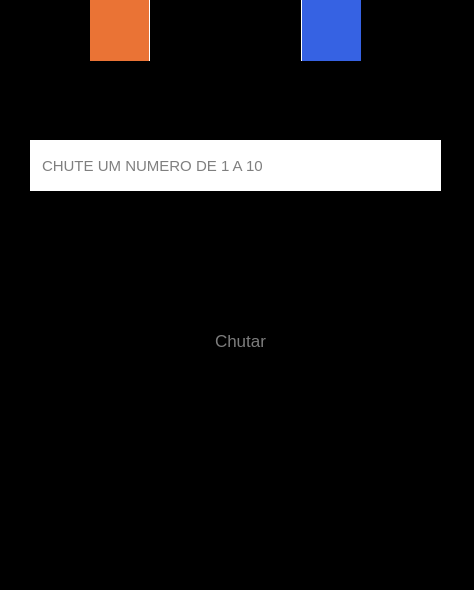
<?xml version="1.0" encoding="UTF-8"?>
<ui version="4.0">
 <class>MainWindow</class>
 <widget class="QMainWindow" name="MainWindow">
  <property name="geometry">
   <rect>
    <x>0</x>
    <y>0</y>
    <width>474</width>
    <height>590</height>
   </rect>
  </property>
  <property name="windowTitle">
   <string>MainWindow</string>
  </property>
  <property name="styleSheet">
   <string notr="true">background-color: black;</string>
  </property>
  <widget class="QWidget" name="centralwidget">
   <widget class="QLineEdit" name="lineEdit">
    <property name="geometry">
     <rect>
      <x>30</x>
      <y>140</y>
      <width>411</width>
      <height>51</height>
     </rect>
    </property>
    <property name="styleSheet">
     <string notr="true">QLineEdit{
	border: none;
	
	font-size: 15px;
	font-family:Arial,Helvetica,sans-serif;
	padding-left:10px;
	background-color: white;
	
}
QLineEdit:hover{
	font-size: 20px;
	border-bottom: 2px solid rgb(255, 255, 0);

}</string>
    </property>
    <property name="placeholderText">
     <string>CHUTE UM NUMERO DE 1 A 10</string>
    </property>
   </widget>
   <widget class="QPushButton" name="pushButton">
    <property name="geometry">
     <rect>
      <x>90</x>
      <y>310</y>
      <width>301</width>
      <height>61</height>
     </rect>
    </property>
    <property name="styleSheet">
     <string notr="true">QPushButton{
	background-color: white;

	border: none;
	
	font-size: 17px;
	color: rgb(125, 125, 125);
	background-color: black;
}
QPushButton:hover{
	border-bottom: 2px solid yellow;
}</string>
    </property>
    <property name="text">
     <string>Chutar</string>
    </property>
   </widget>
   <widget class="QLabel" name="label_3">
    <property name="geometry">
     <rect>
      <x>300</x>
      <y>0</y>
      <width>61</width>
      <height>61</height>
     </rect>
    </property>
    <property name="styleSheet">
     <string notr="true">QLabel{
	color: wite;
	font-family:sans-serif;
	font-size: 30px;
	
	border: none;
	border-left: 2px solid white;
	background-color: rgb(54, 98, 227)
}</string>
    </property>
    <property name="text">
     <string/>
    </property>
   </widget>
   <widget class="QLabel" name="label_2">
    <property name="geometry">
     <rect>
      <x>90</x>
      <y>0</y>
      <width>61</width>
      <height>61</height>
     </rect>
    </property>
    <property name="styleSheet">
     <string notr="true">QLabel{
	color: wite;
	font-family:sans-serif;
	font-size: 30px;
	
	border: none;
	border-right: 2px solid white;
	background-color: rgb(234, 115, 53)
}</string>
    </property>
    <property name="text">
     <string/>
    </property>
   </widget>
   <widget class="QLabel" name="label">
    <property name="geometry">
     <rect>
      <x>150</x>
      <y>0</y>
      <width>151</width>
      <height>61</height>
     </rect>
    </property>
    <property name="styleSheet">
     <string notr="true">QLabel{
	background-color: black;
	font-size: 19px;

	color: white;
}</string>
    </property>
    <property name="text">
     <string/>
    </property>
   </widget>
  </widget>
  <widget class="QMenuBar" name="menubar">
   <property name="geometry">
    <rect>
     <x>0</x>
     <y>0</y>
     <width>474</width>
     <height>18</height>
    </rect>
   </property>
  </widget>
  <widget class="QStatusBar" name="statusbar"/>
 </widget>
 <resources/>
 <connections/>
</ui>
